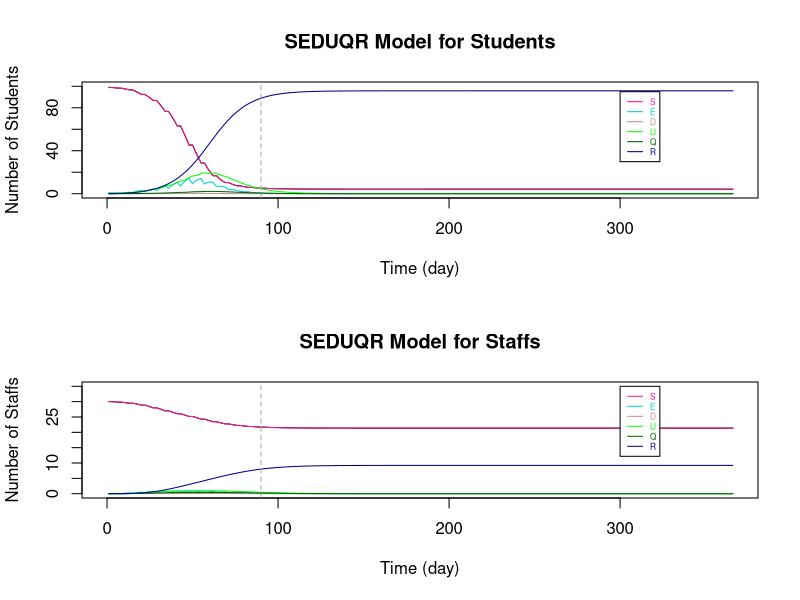

Write R code to recreate this figure.
# Baseline : 
# School Opening Time : Monday - Friday
# Bubble Size : 10 studemts with 3 staffs
# Betwwen Bubble Contact Number : 3

###################################################################################################################

# Parameters
Ta = matrix(c(0.64,1), nrow = 2) # transmissibility of student and staff
Ca = matrix(c(0.79,1), nrow = 1)  # susceptibility of student and staff
tau = c(0.54, 0.54/2)  # individual transmission rate within and outside the bubble
# set p: the transmission rate: 
p1 = Ta %*% Ca
# p = (student-student same bubble, student-student different, staff-student, student-staff, staff-staff both teaching same or different bubbles)
p = c(p1[1,1]*tau[1], p1[1,1]*tau[2], p1[2,1]*tau[2], p1[1,2]*tau[2], p1[2,2]*tau[2]) #RHO

a = 0.2  # ALPHA: rate from latent to infection
d = c(0.1,0.3) # d:probability of an infection is detectable/symptomatic for student and staff
e = 0.138 # EPSILON: the relative transmission for undetectable compared to detectable
o = 0.75  # THETA: rate of getting quanrantined 
y = 0.1 # GAMMA:recovery rate (differ by age and compartments)

r.values = c(9,3,10,3,3)  # r:contact r people (should be changing with time), in the same order as p (RHO)

T = 366
N = 10 # student number in each bubble


###################################################################################################################

# Define dataframe - students bubbles 1-10 and total staff
# Define array 
B <- matrix(rep(0), T, 7)
A <- array(rep(B), dim = c(T, 7, 11))

A[,1,] <- 10 #  S
A[,7,] <- 10 #  N
A[,1,11] <- 30  # 30 staffs are S initially
A[,7,11] <- 55 #  55 staffs in total (20 of them work from home)
A[1,,1] <- c(9,1,0,0,0,0,10)   # initials

dimnames(A) <- list(1:T, c("S","E","D","U","Q","R","N"), c(sprintf("B%d", 1:10),"Staff"))  # name the array

head(A)
da_rp <- as.data.frame(A)

###################################################################################################################

# Set initials
S <- matrix(rep(0), T+1, 10)
E <- matrix(rep(0), T+1, 10)
D <- matrix(rep(0), T+1, 10)
U <- matrix(rep(0), T+1, 10)
Q <- matrix(rep(0), T+1, 10)
R <- matrix(rep(0), T+1, 10)
r <- matrix(rep(0), T+1, 10)

S.Staff=S1=S2=S3=S4=S5=S6=S
E.Staff=E1=E2=E3=E4=E5=E6=E
D.Staff=D1=D2=D3=D4=D5=D6=D
U.Staff=U1=U2=U3=U4=U5=U6=U
Q.Staff=Q1=Q2=Q3=Q4=Q5=Q6=Q
R.Staff=R1=R2=R3=R4=R5=R6=R
r1=r2=r3=r4=r5=r

S5.diff=S2.diff=S
E5.diff=E2.diff=E
D5.diff=D2.diff=D
U5.diff=U2.diff=U
R5.diff=R2.diff=R
r5.diff=r2.diff=r

S.Staff.change = S.Staff

# Staff replacement
Staff.School = S.Staff  
Staff.rp = S.Staff  

# Tutorial Group
S.Std_Std = S
S.Std1=S.Std2=S
S.Stf=E.Stf=D.Stf=U.Stf=Q.Stf=R.Stf=S



###################################################################################################################
# The Symbols for the Dynamic system 

# STUDENTS
# S, E, D, U, Q, R : (without subscript of numbers) TOTAL number of students in each compartment (for an individual bubble)

# S1, E1, D1, U1, Q1, R1: TOTAL number of students in each compartments with ONLY the intractions WITHIN bubbles (for an individual bubble)

# S2.diff, E2.diff, D2.diff, U2.diff, R2.diff : TOTAL number of students that are not in the specified bubble (for an individual bubble)

# S2, E2, D2, U2, Q2, R2: CHANGE of number of students in each compartments by BETWEEN-BUBBLES interactions (for an individual bubble)

# S3, E3, D3, U3, Q3, R3 : CHANGE of number of students in each compartments by their teaching staffs (for an individual bubble)

# STAFFS
# S.Staff, E.Staff, D.Staff, U.Staff, Q.Staff, R.Staff : (without subscript of numbers) TOTAL number of STAFF in each compartment (for those teaching an individual bubble)

# S4, E4, D4, U4, Q4, R4: CHANGE of number of staffs in each compartments by the students they teach (for those teaching an individual bubble)

# S5.diff, E5.diff, D5.diff, U5.diff, R5.diff : TOTAL number of staffs that are not teaching the specified bubble (for those teaching an individual bubble)

# S5, E5, D5, U5, Q5, R5 : CHANGE of number of staffs in each compartments by staffs teaching other bubbles (for those teaching an individual bubble)

# S6, E6, D6, U6, Q6, R6 : CHANGE of number of staffs in each compartments by the staffs teaching the same bubble (for those teaching an individual bubble)

# r are the number of sesceptible contacts that an infection case would contact (vary with situations)

# Staff.School : the number of staff at school of teaching each bubble

# Staff.rp : the number of staff that can come to teach the bubble that were working from home

# TUTOR GROUP

# S.Std_Std : CHANGE of number of student in tutor group by infections within tutor group

# S.Std1 : CHANGE of number of student in bubble j by infections within tutor group

# S.Std2 : CHANGE of number of student in bubble j by infections from the tutor

# S.Stf, E.Stf, D.Stf, U.Stf, Q.Stf, R.Stf : Total number of tutors being infected in tutor group j

###################################################################################################################

# i : time step start from 1 
# j : bubble number 1 to 10

for (i in 1:T){
  for (j in 1:10){  
    
    ###### For STUDENTS
    
    # initals
    S[1,j] =  da_rp[1,paste("S.B", j, sep = "")]
    E[1,j] =  da_rp[1,paste("E.B", j, sep = "")]
    D[1,j] =  da_rp[1,paste("D.B", j, sep = "")]
    U[1,j] =  da_rp[1,paste("U.B", j, sep = "")]
    Q[1,j] =  da_rp[1,paste("Q.B", j, sep = "")]
    R[1,j] =  da_rp[1,paste("R.B", j, sep = "")]
    
    # STUDENT to STUDENT in the SAME BUBBLE
    S1[1,j] =  da_rp[1,paste("S.B", j, sep = "")]
    E1[1,j] =  da_rp[1,paste("E.B", j, sep = "")]
    D1[1,j] =  da_rp[1,paste("D.B", j, sep = "")]
    U1[1,j] =  da_rp[1,paste("U.B", j, sep = "")]
    Q1[1,j] =  da_rp[1,paste("Q.B", j, sep = "")]
    R1[1,j] =  da_rp[1,paste("R.B", j, sep = "")]
    r1[1,j] =  S[1,j]  # number of contact depends on how many S in the bubble
    
    # This formula comes from the dynamic equations (in powerpoint slide 4)
    S1[i+1,j] = S[i,j] - r1[i,j]*p[1]*(D[i,j]+e*U[i,j])
    E1[i+1,j] = E[i,j] + r1[i,j]*p[1]*(D[i,j]+e*U[i,j]) - a*E[i,j]
    D1[i+1,j] = D[i,j] + a*d[1]*E[i,j] - o*D[i,j]
    U1[i+1,j] = U[i,j] + a*(1-d[1])*E[i,j] - y*U[i,j]
    Q1[i+1,j] = Q[i,j] + o*D[i,j] - y*Q[i,j]
    R1[i+1,j] = R[i,j] + y*(Q[i,j]+U[i,j])
    r1[i+1,j] = S[i,j] 
    
    
    # STUDENT to STUDENT in DIFFERENT BUBBLES #
    # number of contact for each individual in bubble j to students in other bubbles
    r2.diff[1,j] =  3  # each student in j contact 3 students in other bubbles
    r2.diff[i+1,j] = r2.diff[i,j]    
    # the total number of contacts of the students in bubble j
    m = round(r2.diff[i,j]*(S[i,j]))  # only Susceptible individuals in j might be infected by students in other bubbles
    
    # inital values of total number of students at school not in bubble j
    # (only S,E,D,U are at school, currently not considered recovery come back to school yet)
    S2.diff[1,j] = 90
    E2.diff[1,j] = 0
    D2.diff[1,j] = 0
    U2.diff[1,j] = 0
    R2.diff[1,j] = 0
    
    # Subset for S,E,D,U compartments of all bubbles 
    all.S = (c(1:ncol(da_rp)) %% 7) == 1
    all.E = (c(1:ncol(da_rp)) %% 7) == 2
    all.D = (c(1:ncol(da_rp)) %% 7) == 3
    all.U = (c(1:ncol(da_rp)) %% 7) == 4
    all.R = (c(1:ncol(da_rp)) %% 7) == 6
    
    #total number of students at school not in bubble j (and not staff: the reason of removing the last column)
    # The number of S, E, D, U at time i, different to bubble j
    S2.diff[i,j] = round(sum((da_rp[i,(all.S)][,-j])[,c(1:ncol(da_rp[i,(all.S)][,-j])-1)]))
    E2.diff[i,j] = round(sum((da_rp[i,(all.E)][,-j])[,c(1:ncol(da_rp[i,(all.E)][,-j])-1)]))
    D2.diff[i,j] = round(sum((da_rp[i,(all.D)][,-j])[,c(1:ncol(da_rp[i,(all.D)][,-j])-1)]))
    U2.diff[i,j] = round(sum((da_rp[i,(all.U)][,-j])[,c(1:ncol(da_rp[i,(all.U)][,-j])-1)]))
    R2.diff[i,j] = round(sum((da_rp[i,(all.R)][,-j])[,c(1:ncol(da_rp[i,(all.R)][,-j])-1)]))
    
    # make a list of S, E, D, U not in bubble j (the times of repeat is the number of students in each compartment)
    list = c(rep("S", S2.diff[i,j]), rep("E", E2.diff[i,j]), rep("D", D2.diff[i,j]), rep("U", U2.diff[i,j]), rep("R", R2.diff[i,j]))
    
    #count the number of S,E,D,U that students in j contacted to
    # " sample(list, m, replace = TRUE) ": Randomly select m from list
    set.seed(123)
    countS = sum((sample(list, m, replace = TRUE))=="S") # for students in bubble j: the number of contact outside bubble j are S
    countE = sum((sample(list, m, replace = TRUE))=="E") # for students in bubble j: the number of contact outside bubble j are E
    countD = sum((sample(list, m, replace = TRUE))=="D") # for students in bubble j: the number of contact outside bubble j are D
    countU = sum((sample(list, m, replace = TRUE))=="U") # for students in bubble j: the number of contact outside bubble j are U
    countR = sum((sample(list, m, replace = TRUE))=="R") # for students in bubble j: the number of contact outside bubble j are R
    
    
    # The number of change in S and E compartments by interactions from other bubbles to bubbles j (only the partial effect)
    # initial (no intractions between bubbles at time 1)
    S2[1,j] = 0
    E2[1,j] = 0
    
    # The change in S and E for bubble j only depends on the number of:
    # 1. (   susceptible students in bubble j: r1[i,j] = S[i,j]   ) and 
    # 2. (   number of detectable/symtomatic and undetectable/asymtomatic that are contacted in other bubbles: countD+e*countU   
    #                                                        -- e is because the effectiveness on D and U in infection rate are different)
    S2[i+1,j] = -p[2]*(countD+e*countU)  # Only the change because of other bubbles
    E2[i+1,j] = p[2]*(countD+e*countU)  # Only the change because of other bubbles, so those Es goes into D/U compartments are included in E1
    
    
    # STAFF to STUDENTs they teach 
    # initial - there is no change of S and E initially
    S3[1,j] = 0
    E3[1,j] = 0
    r3[1,j] = r.values[3]
    
    # The change in S and E for bubble j depends on the number of D and U of staffs
    S3[i+1,j] = - r1[i,j]*p[3]*(D.Staff[i,j]+e*U.Staff[i,j])   
    E3[i+1,j] = r1[i,j]*p[3]*(D.Staff[i,j]+e*U.Staff[i,j]) 
    r3[i+1,j] =  S[i,j]
    
    
    
    # TOTAL on STUDNETS 
    if (S1[i+1,j] + S2[i+1,j] + S3[i+1,j] >= 0){   # The total number of S has to be >= 0
      S[i+1,j] = S1[i+1,j] + S2[i+1,j] + S3[i+1,j] 
      E[i+1,j] = E1[i+1,j] + E2[i+1,j] + E3[i+1,j]
    }
    else {  # If not, S = 0, 
      #         E = previous (time step) amout of E - the same amount of students reduced in S compartment - those move to the next compartments
      S[i+1,j] = 0
      E[i+1,j] = E[i,j] - (S[i+1,j]-S[i,j]) - a*E[i,j]
    }
    
    D[i+1,j] = D1[i+1,j]
    U[i+1,j] = U1[i+1,j]
    Q[i+1,j] = Q1[i+1,j]
    R[i+1,j] = R1[i+1,j]
    
    
    ###### For STAFF
    
    # Assume there are 55 staffs in total, initially 30 of them teach students. 
    # The overall effect on STAFF (stdent -> staff  &   staff -> staff in same / different bubble)
    
    # initials
    S.Staff[1,] =  3
    E.Staff[1,] =  0
    D.Staff[1,] =  0
    U.Staff[1,] =  0
    Q.Staff[1,] =  0
    R.Staff[1,] =  0
    
    # STUDENT to STAFF
    # initials
    S4[1,j] = 0
    r4[1,j] = r.values[4]  
    
    # Only S and E compartments will change directly by the infection cause by studnets (E3 = -S3)
    S4[i+1,j] = - r4[i]*p[4]*(D[i,j]+e*U[i,j])
    r4[i+1,j] = S.Staff[i,j]
    
    
    # STAFF to STAFF (teach same bubble)
    # initials
    S6[1,j] = 0
    
    # Only S and E compartments will change directly by the infection cause by staffs teach same bubble (E6 = -S6)
    S6[i+1,j] = - r4[i]*p[5]*(D.Staff[i,j]+e*U.Staff[i,j])
    
    
    # STAFF to STAFF (teach different bubbles)
    # number of contact for each individual staff teach bubble j to the staffs teach other bubbles
    r5.diff[1,j] =  3  # each staff teach j contact 3 staffs teach other bubbles
    r5.diff[i+1,j] = r5.diff[i,j]    
    # the total number of contacts of the students in bubble j
    m.Staff = round(r5.diff[i,j]*(S.Staff[i,j]))  # only Susceptible staffs in j might be infected 
    
    # inital values of total number of staff at school not teach bubble j
    # (only S,E,D,U are at school, currently not considered recovery come back to school yet)
    S5.diff[1,] = 27
    E5.diff[1,] = 0
    D5.diff[1,] = 0
    U5.diff[1,] = 0
    R5.diff[1,] = 0
    
    # The number of S, E, D, U at time i, not teaching to bubble j
    S5.diff[i,j] = round(sum(S.Staff[i,])-S.Staff[i,j])
    E5.diff[i,j] = round(sum(E.Staff[i,])-E.Staff[i,j])
    D5.diff[i,j] = round(sum(D.Staff[i,])-D.Staff[i,j])
    U5.diff[i,j] = round(sum(U.Staff[i,])-U.Staff[i,j])
    R5.diff[i,j] = round(sum(R.Staff[i,])-R.Staff[i,j])
    
    # make a list of S, E, D, U not teach bubble j (the times of repeat is the number of staff in each compartment)
    list.Staff = c(rep("S", S5.diff[i,j]), rep("E", E5.diff[i,j]), rep("D", D5.diff[i,j]), rep("U", U5.diff[i,j]), rep("R", R5.diff[i,j]))
    
    #count the number of S,E,D,U that staffs teaching bubble j contacted to
    # " sample(list.Staff, m.Staff, replace = TRUE) ": Randomly select m.Staff from list
    set.seed(123)
    count.StaffS = sum((sample(list.Staff, m.Staff, replace = TRUE))=="S") # for students in bubble j: the number of contact outside bubble j are S
    count.StaffE = sum((sample(list.Staff, m.Staff, replace = TRUE))=="E") # for students in bubble j: the number of contact outside bubble j are E
    count.StaffD = sum((sample(list.Staff, m.Staff, replace = TRUE))=="D") # for students in bubble j: the number of contact outside bubble j are D
    count.StaffU = sum((sample(list.Staff, m.Staff, replace = TRUE))=="U") # for students in bubble j: the number of contact outside bubble j are U
    count.StaffR = sum((sample(list.Staff, m.Staff, replace = TRUE))=="R") # for students in bubble j: the number of contact outside bubble j are R
    
    # The number of change in S and E compartments by staffs teach j and other staffs contacts
    # initial (no transmission at time 1)
    S5[1,j] = 0
    
    # The change in S and E for staffs teach bubble j only depends on the number of:
    # 1. (   susceptible staffs teach bubble j: r5[i,j] = S.Staff[i,j]   ) and 
    # 2. (   number of detectable/symtomatic and undetectable/asymtomatic staffs teach other bubbles: count.StaffD+e*count.StaffU
    #                                                        -- e is because the effectiveness on D and U in infection rate are different)
    S5[i+1,j] = - p[5]*(count.StaffD+e*count.StaffU)  # Only the change because of staff teach other bubbles
    # E5 = -S5
    
    
   
    
    # TOTAL on STAFF
    # the total change of staff
    
    S.Staff.change[1,j] = 0
    S.Staff.change[i+1,j] = -(S4[i+1,j] + S5[i+1,j] + S6[i+1,j])    
    
    # With larger number in each group, remove the overlapping cases of new infection by:
    # (There might be chance an individual staff is infected by both students he teach and other staff he contact with)
    # Here, use randomly choosing to reduce the overlapping change effect
    # # # count.StaffS_overlap = - round(S3[i+1,j] + S5[i+1,j] + S6[i+1,j]) # the infected cases/the change in S (with overlap)
    
    # This formula comes from the dynamic equations (in powerpoint slide 4)
    S.Staff[i+1,j] = S.Staff[i,j] - S.Staff.change[i+1,j]
    E.Staff[i+1,j] = E.Staff[i,j] + S.Staff.change[i+1,j] - a*E.Staff[i,j]
    D.Staff[i+1,j] = D.Staff[i,j] + a*d[2]*E.Staff[i,j] - o*D.Staff[i,j]
    U.Staff[i+1,j] = U.Staff[i,j] + a*(1-d[2])*E.Staff[i,j] - y*U.Staff[i,j]
    Q.Staff[i+1,j] = Q.Staff[i,j] + o*D.Staff[i,j] - y*Q.Staff[i,j]
    R.Staff[i+1,j] = R.Staff[i,j] + y*(Q.Staff[i,j]+U.Staff[i,j])
    
    
    # STAFF replacement (remove this part to see if there is no extra staff that teaching the same course)
    # We assume initially 30 out of 55 staffs are teaching bubbles and the other 20 staffs are working from home.
    # Assume each bubble has 3 teaching staff and 2 other staffs working from home that can teach the same course.
    # If one of the staff was teaching at school is isolated, a staff that is "teaching the same course" will come back to school and teach the bubble. (within 24h)
    # When an istolated staff is recovered, he will come back to school on the next day. (within 24h)
    # If that result in more than 3 staffs teaching the bubble, let some susceptible staffs to work from home.  
    # So, each bubble will have 3 teaching staffs until there are not enough staffs available.
    
    Staff.rp[1,j] = 2  # the staff can come to teach in the next day that are working from home
    Staff.School[1,j] = 3  # total number of staffs that are teaching the bubble
    Staff.School[i,j] = S.Staff[i,j] + E.Staff[i,j] + D.Staff[i,j] + U.Staff[i,j] + R.Staff[i,j]
    
    if (Staff.School[i,j] < 3) {  # if the number of staff teaching bubble j is less than 3
      
      if ((3 - Staff.School[i,j]) <= Staff.rp[i,j]) {  # if there are enough staff to come back and teach
        S.Staff[i+1,j] = S.Staff[i+1,j] + (3 - Staff.School[i,j])
        Staff.rp[i+1,j] = Staff.rp[i,j] - (3 - Staff.School[i,j])
      }
      
      else{  # if there is not enought staff to come back and teach
        S.Staff[i+1,j] = S.Staff[i+1,j] + Staff.rp[i,j]
        Staff.rp[i+1,j] = 0
      }
    }
    
    else{  
      if (round(Staff.School[i,j]) > 3) { # if after the staff combing back from isolation, there are more than 3 staffs teaching the bubble j
        S.Staff[i+1,j] = S.Staff[i+1,j] - (Staff.School[i,j] - 3)
        Staff.rp[i+1,j] = Staff.rp[i,j] + (Staff.School[i,j] - 3)
      } 
      
      else {# if there are 3 staffs teaching the bubble j
        S.Staff[i+1,j] = S.Staff[i+1,j]
        Staff.rp[i+1,j] = Staff.rp[i,j] 
      }
    }
    
    
    
    # The change on Weekends
    # There will not be new infections from 0 A.M. on Saturday till 0 A.M. on the following Monday
    
    offschool = c(seq(0,T,7)-1,seq(0,T,7)-0)
    
    if (!is.na(match(i, setdiff(0:T,offschool))) == TRUE){  #if time i is weekday
    }
    
    else{  #if time i is weekend
      S[i+1,j] = S[i,j]
      E[i+1,j] = E[i,j] - a*E[i,j]
      
      S.Staff[i+1,j] = S.Staff[i,j]
      E.Staff[i+1,j] = E.Staff[i,j] - a*E.Staff[i,j]
      
    }
    
    # Add the results of each time step i and each bubble j of each compartments to the dataframe da_rp
    da_rp[i,paste("S.B", j, sep = "")] <- S[i,j]
    da_rp[i,paste("E.B", j, sep = "")] <- E[i,j]
    da_rp[i,paste("D.B", j, sep = "")] <- D[i,j]
    da_rp[i,paste("U.B", j, sep = "")] <- U[i,j]
    da_rp[i,paste("Q.B", j, sep = "")] <- Q[i,j]
    da_rp[i,paste("R.B", j, sep = "")] <- R[i,j]
    
    da_rp[i,paste("S.", "Staff", sep = "")] <- sum(S.Staff[i,])
    da_rp[i,paste("E.", "Staff", sep = "")] <- sum(E.Staff[i,])
    da_rp[i,paste("D.", "Staff", sep = "")] <- sum(D.Staff[i,]) 
    da_rp[i,paste("U.", "Staff", sep = "")] <- sum(U.Staff[i,])
    da_rp[i,paste("Q.", "Staff", sep = "")] <- sum(Q.Staff[i,]) 
    da_rp[i,paste("R.", "Staff", sep = "")] <- sum(R.Staff[i,])
    
    # Sum up the total dynamic of students for all bubbles
    da_rp$S.Student[i] <- sum(S[i,])
    da_rp$E.Student[i] <- sum(E[i,])
    da_rp$D.Student[i] <- sum(D[i,])
    da_rp$U.Student[i] <- sum(U[i,])
    da_rp$Q.Student[i] <- sum(Q[i,])
    da_rp$R.Student[i] <- sum(R[i,])
    da_rp$N.Student[i] <- 100
    
  }
}

# Add extra columns 
for (i in 1:T){
  
  # total number of Staffs working from home
  da_rp$Staff.rp[i] <- sum(Staff.rp[i,])  
  
  # reproduction rate Rt
  da_rp$Rt.Student[i] <- (da_rp$E.Student[i+1] + da_rp$D.Student[i+1] + da_rp$U.Student[i+1] + da_rp$Q.Student[i+1]) / 
    (da_rp$E.Student[i] + da_rp$D.Student[i] + da_rp$U.Student[i] + da_rp$Q.Student[i])
  
  da_rp$Rt.Staff[i] <- (da_rp$E.Staff[i+1] + da_rp$D.Staff[i+1] + da_rp$U.Staff[i+1] + da_rp$Q.Staff[i+1]) / 
    (da_rp$E.Staff[i] + da_rp$D.Staff[i] + da_rp$U.Staff[i] + da_rp$Q.Staff[i])
}



###################################################################################################################
# Plot SEDUQR graphs
par(mfrow=c(2, 1), lwd=1)

# Students
X_lim <- seq(1,T,by=1)
plot(da_rp$S.Student~X_lim, pch=15, col="black", main = "SEDUQR Model for Students", type = "l", xlab = "Time (day)", ylab = "Number of Students", xlim = c(0,T), ylim = c(0,100))

lines(da_rp$S.Student, col="DeepPink", lty=1)
lines(da_rp$E.Student, col="darkTurquoise", lty=1)
lines(da_rp$D.Student, col="RosyBrown", lty=1)
lines(da_rp$U.Student, col="green", lty=1)
lines(da_rp$Q.Student, col="darkgreen", lty=1)
lines(da_rp$R.Student, col="darkblue", lty=1)

legend(300, 95 ,c("S","E","D", "U", "Q", "R"),col=c("DeepPink","darkTurquoise","RosyBrown", "green", "darkgreen", "darkblue"),
       text.col=c("DeepPink","darkTurquoise","RosyBrown", "green", "darkgreen", "darkblue"),lty=c(1,1,1,1,1,1),
       cex=0.5)

abline(v=90,col="dark grey", lty=2)

# Staffs
X_lim <- seq(1,T,by=1)
plot(da_rp$S.Staff~X_lim, pch=15, col="black", main = "SEDUQR Model for Staffs", type = "l", xlab = "Time (day)", ylab = "Number of Staffs", xlim = c(0,T), ylim = c(0,35))

lines(da_rp$S.Staff, col="DeepPink", lty=1)
lines(da_rp$E.Staff, col="darkTurquoise", lty=1)
lines(da_rp$D.Staff, col="RosyBrown", lty=1)
lines(da_rp$U.Staff, col="green", lty=1)
lines(da_rp$Q.Staff, col="darkgreen", lty=1)
lines(da_rp$R.Staff, col="darkblue", lty=1)

legend(300, 35,c("S","E","D", "U", "Q", "R"),col=c("DeepPink","darkTurquoise","RosyBrown", "green", "darkgreen", "darkblue"),
       text.col=c("DeepPink","darkTurquoise","RosyBrown", "green", "darkgreen", "darkblue"),lty=c(1,1,1,1,1,1),
       cex=0.5)

abline(v=90,col="dark grey", lty=2)

